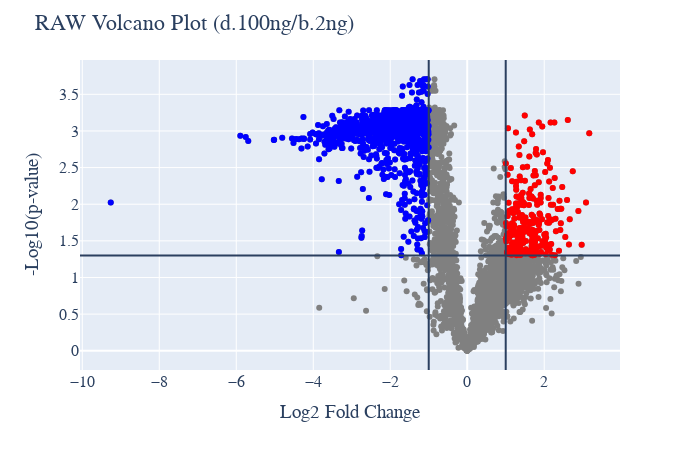

Here is the notebook cell this chart was saved with:
### Code cell
# Abundance Volcano plot
plot_options={
            "compare groups": [1,3],
            "title": "RAW Volcano Plot",
            "X Title": "Log2 Fold Change",
            "Y Title": "-Log10(p-value)",
            "up color": "red",
            "down color": "blue",
            "all color": "gray",
            "width": 700,
            "height": 450,
            "font": dict(size=16, family="Arial black"),
            "ylimits": [],
            "xlimits": [],
            "help for information only": \
            "compare groups: list of two numbers default [0,1] means compare" \
            "the second group again the first group." \
            "xlimits: list or tuple of two numbers [0,10]." \
        }
figure, _, _ =volcano_plots(data_obj, plot_options, saved_settings,username="LL1110_RAW_protein")
figure.show()
#figure.write_image("images/test.svg")

### Figure 1 — Plotly figure (JSON) as saved in the notebook; plotly's stock layout.template omitted (floating-point values rounded to 4 significant figures; data arrays with more than 128 entries replaced by an {"elided": "..."} marker saying what was removed)
{"data": [{"hovertemplate": "%{text}<br>x=: %{x} <br>y=: %{y}", "legendgroup": "", "marker": {"color": "#636efa", "symbol": "circle"}, "mode": "markers", "name": "", "orientation": "v", "showlegend": false, "type": "scatter", "xaxis": "x", "yaxis": "y"}, {"hovertemplate": "%{text}<br>x=: %{x} <br>y=: %{y}", "marker": {"color": "gray"}, "mode": "markers", "text": {"elided": "3730 str values"}, "type": "scatter", "x": {"elided": "3730 float values"}, "y": {"elided": "3730 float values"}}, {"hovertemplate": "%{text}<br>x=: %{x} <br>y=: %{y}", "marker": {"color": "blue"}, "mode": "markers", "text": {"elided": "1021 str values"}, "type": "scatter", "x": {"elided": "1021 float values"}, "y": {"elided": "1021 float values"}}, {"hovertemplate": "%{text}<br>x=: %{x} <br>y=: %{y}", "marker": {"color": "red"}, "mode": "markers", "text": {"elided": "289 str values"}, "type": "scatter", "x": {"elided": "289 float values"}, "y": {"elided": "289 float values"}}], "layout": {"font": {"family": "Arial black", "size": 16}, "height": 450, "legend": {"tracegroupgap": 0}, "margin": {"t": 60}, "shapes": [{"type": "line", "x0": 0, "x1": 1, "xref": "x domain", "y0": 1.301, "y1": 1.301, "yref": "y"}, {"type": "line", "x0": -1, "x1": -1, "xref": "x", "y0": 0, "y1": 1, "yref": "y domain"}, {"type": "line", "x0": 1, "x1": 1, "xref": "x", "y0": 0, "y1": 1, "yref": "y domain"}], "showlegend": false, "title": {"text": "RAW Volcano Plot (d.100ng/b.2ng)"}, "width": 700, "xaxis": {"anchor": "y", "domain": [0, 1], "title": {"text": "Log2 Fold Change"}}, "yaxis": {"anchor": "x", "domain": [0, 1], "title": {"text": "-Log10(p-value)"}}}}
